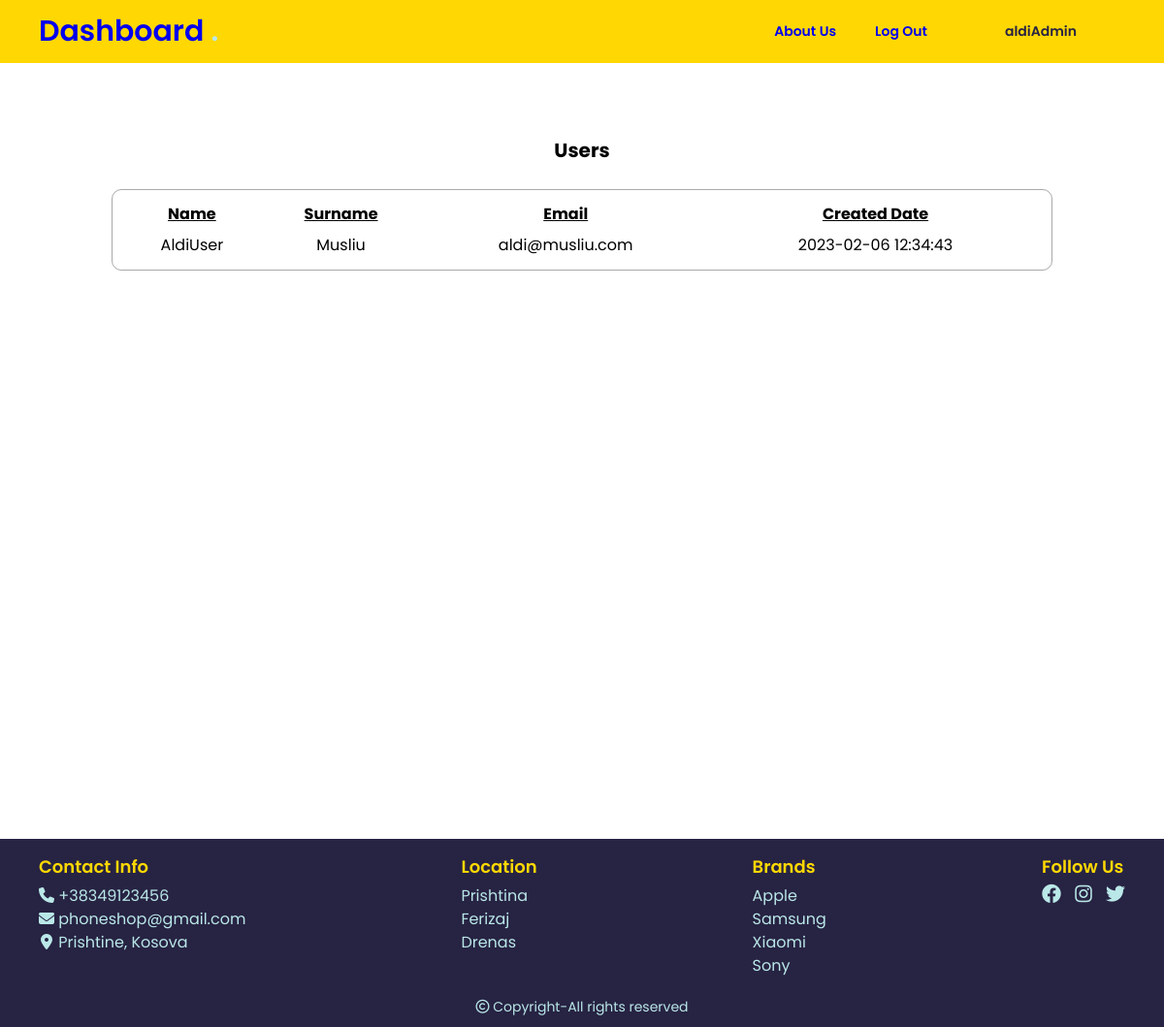
/adminUsers.php (signed in), run on the app's committed database.
### tables this page shows
CREATE TABLE `users` (
   `id` int(100) NOT NULL AUTO_INCREMENT,
  `name` varchar(255) NOT NULL,
  `lastname` varchar(255) NOT NULL,
  `email` varchar(255) NOT NULL,
  `password` varchar(255) NOT NULL,
  `role` varchar(255) NOT NULL DEFAULT 'user',
  `created_date` timestamp NOT NULL DEFAULT CURRENT_TIMESTAMP,
  PRIMARY KEY (`id`)
);

### classProduct.php (called while the page is built, shortened)
<?php
class Products
{
    private $servername = "localhost";
    private $username = "root";
    private $password = "";
    private $database = "PhoneShop";
    public $con;
    public function __construct()
    {
        $this->con = new mysqli($this->servername, $this->username, $this->password, $this->database);
        if (mysqli_connect_error()) {
            trigger_error("Failed to connect to MySQL: " . mysqli_connect_error());
        } else {
            return $this->con;
        }
    }
    public function displayUsers()
    {
        $query = "SELECT * FROM users WHERE role = 'user'";
        $result = $this->con->query($query);
        if ($result->num_rows > 0) {
            $data = [];
            while ($row = $result->fetch_assoc()) {
                $data[] = $row;
            }
            return $data;
        } else {
            echo "No found records";
        }
    }
}

### adminUsers.php (the view, shortened to what this page needs)
<?php
include "classProduct.php";
$users = new Products();
$display = $users->displayUsers();
?>
<!DOCTYPE html>
<html lang="en">
<head>
  <link rel="stylesheet" href="./styles/all.min.css" />
  <link rel="stylesheet" href="./styles/index.css" />
  <link rel="stylesheet" href="./styles/general.css" />
  <link rel="stylesheet" href="./styles/reset.css" />
  <link rel="stylesheet" href="./styles/admin.css" />
</head>
<body>
  <div id="index">
    <header id="header">
      <div class="headerDestopContent container">
        <a href="./adminDashboard.php" class="headerIcon">Dashboard <span>.</span></a>
        <div class="headerLinks">
          <a href="./aboutUs.php">About Us</a>
          <a href="./logout.php">Log Out</a>
          <p>
            <?php
            if (isset($_SESSION['user'])) {
              $name = $_SESSION['name'];
              echo "<p>$name</p>";
            }
            ?>
          </p>
        </div>
      </div>
    </header>
    <div class="adminDashboard container">
      <h5>Users</h5>
      <table  style="width:100%">
        <thead>
          <tr>
            <th>Name</th>
            <th>Surname</th>
            <th>Email</th>
            <th>Created Date</th>
          </tr>
        </thead>
        <tbody>
          <?php
          if (count($display)) {
            foreach ($display as $row) {
              ?>
              <tr>
                <td>
                  <?php echo ucfirst($row['name']) ?>
                </td>
                <td>
                  <?php echo  ucfirst($row['lastname']) ?>
                </td>
                <td>
                  <?php echo $row['email'] ?>
                </td>
                <td>
                  <?php echo $row['created_date'] ?>
                </td>
              </tr>
            <?php }
          } ?>
        </tbody>
      </table>
    </div>
    <?php include "footer.php" ?>
</body>
</html>

### styles/index.css (style rules this page uses)
:root { --bg:#fffffe; --buttonBg: #ffd803; --buttonText: #272343; --paragraph: #2d334a; --primary: #fffffe; --secondary: #e3f6f5; --tertiary: #bae8e8; }

### styles/general.css (style rules this page uses)
:root { --bg:#fffffe; --buttonBg: #ffd803; --buttonText: #272343; --paragraph: #2d334a; --primary: #fffffe; --secondary: #e3f6f5; --tertiary: #bae8e8; }
.container { width: calc(100vw - 50px); margin: 0 auto; }
header { background-color: var(--buttonBg); color: var(--buttonText); }
.headerDestopContent { display: none; }
.headerIcon span { color: var(--tertiary); }
@media screen and (min-width: 960px) { .container { width: calc(100vw - 80px); } }
@media screen and (min-width: 960px) { .headerDestopContent { margin: 0 auto; padding: 10px 0; display: flex; align-items: center; justify-content: space-between; } }
@media screen and (min-width: 960px) { .headerDestopContent .headerIcon { font-size: 30px; font-weight: 600; } }
@media screen and (min-width: 960px) { .headerDestopContent .headerLinks { display: flex; gap: 20px; font-size: 14px; font-weight: 600; } }
@media screen and (min-width: 960px) { .headerDestopContent .headerLinks >* { padding: 5px 10px; } }
@media screen and (min-width: 1200px) { .container { max-width: 1200px; } }

### styles/admin.css (style rules this page uses)
.adminDashboard { min-height: 100vh; padding: 75px ; display: flex; flex-direction: column; align-items: center; }
.adminDashboard h5 { font-size: 20px; margin-bottom: 25px; }
table { border: 1px solid rgba(0, 0, 0, 0.336); border-radius: 10px; padding: 10px; }
th { text-decoration: underline; padding-bottom: 5px; }
td { text-align: center; }

### data on the page
users: name "AldiUser", lastname "Musliu", email "aldi@musliu.com", created_date "2023-02-06 12:34:43"

### other printed values
$name "aldiAdmin"
